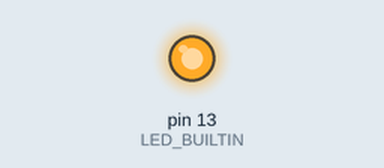
Simulated run of this sketch. Board: Arduino Uno, built with avr-gcc and run on an emulated ATmega328P. On the bench: output pins drawn as LEDs (lit = HIGH). What the sketch prints to the serial monitor is not drawn.

Above: at 1.0 s.
At 3.0 s:
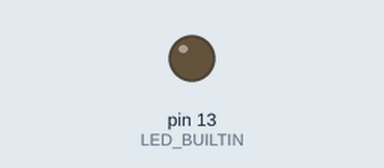
Timing chart, 0 to 5.2 s (numbered marks = the images above):
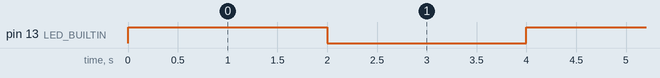

Measured:
- by itself, pin 13 (LED_BUILTIN): alternates HIGH for 2.0 s and LOW for 2.0 s

The sketch:

Blink_serial.ino
```cpp
/*
  Blink

  Turns an LED on for one second, then off for one second, repeatedly.

  Most Arduinos have an on-board LED you can control. On the UNO, MEGA and ZERO
  it is attached to digital pin 13, on MKR1000 on pin 6. LED_BUILTIN is set to
  the correct LED pin independent of which board is used.
  If you want to know what pin the on-board LED is connected to on your Arduino
  model, check the Technical Specs of your board at:
*/


void ledParpadeoSerial(){
  int estado;

  digitalWrite(LED_BUILTIN, HIGH);  // turn the LED on (HIGH is the voltage level)

  estado = digitalRead(LED_BUILTIN);
  serialEstado(estado);


  delay(2000);                      // wait for a second
  digitalWrite(LED_BUILTIN, LOW);   // turn the LED off by making the voltage LOW

  estado = digitalRead(LED_BUILTIN);
  serialEstado(estado);

  delay(2000);                      // wait for a second
}


void serialEstado(int estado){

  if (estado == 1){
      Serial.println("Led encendido |•|");
  }else {
    Serial.println  ("Led apagado   |○|");
  }

}


// the setup function runs once when you press reset or power the board
void setup() {
  // initialize digital pin LED_BUILTIN as an output.
  Serial.begin(9600);
  pinMode(LED_BUILTIN, OUTPUT);
}

// the loop function runs over and over again forever
void loop() {

ledParpadeoSerial();

}
```
